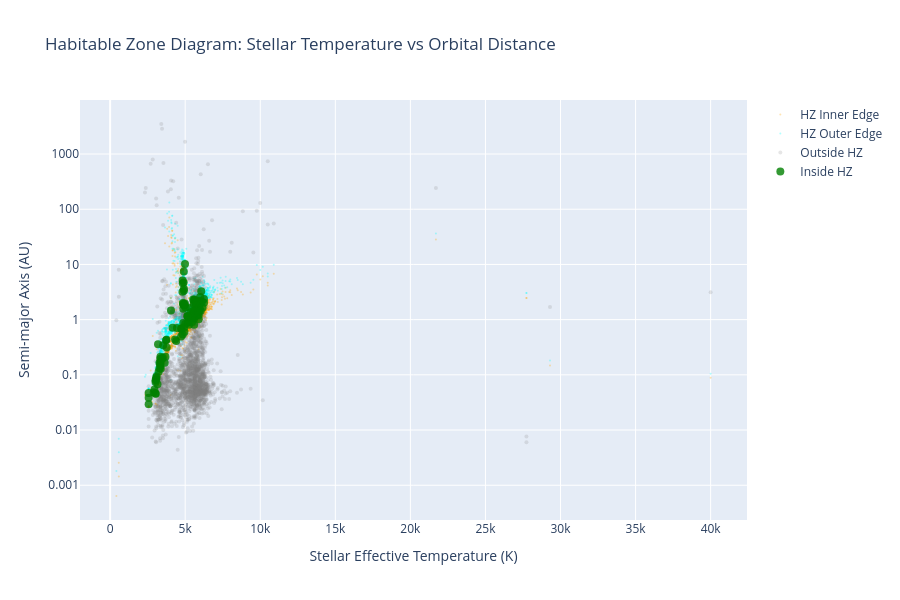

Notebook source saved alongside this figure:
### Code cell
# 4.4 Habitable Zone diagram
hz_data = df.dropna(subset=['pl_orbsmax', 'st_teff', 'hz_inner', 'hz_outer'])

fig = go.Figure()

fig.add_trace(go.Scatter(
    x=hz_data['st_teff'], y=hz_data['hz_inner'],
    mode='markers', marker=dict(size=2, color='orange', opacity=0.3),
    name='HZ Inner Edge'
))
fig.add_trace(go.Scatter(
    x=hz_data['st_teff'], y=hz_data['hz_outer'],
    mode='markers', marker=dict(size=2, color='cyan', opacity=0.3),
    name='HZ Outer Edge'
))

in_hz = hz_data[hz_data['in_hz'] == 1]
out_hz = hz_data[hz_data['in_hz'] == 0]

fig.add_trace(go.Scatter(
    x=out_hz['st_teff'], y=out_hz['pl_orbsmax'],
    mode='markers', marker=dict(size=4, color='gray', opacity=0.2),
    name='Outside HZ', text=out_hz['pl_name']
))
fig.add_trace(go.Scatter(
    x=in_hz['st_teff'], y=in_hz['pl_orbsmax'],
    mode='markers', marker=dict(size=8, color='green', opacity=0.8),
    name='Inside HZ', text=in_hz['pl_name']
))

fig.update_layout(
    title='Habitable Zone Diagram: Stellar Temperature vs Orbital Distance',
    xaxis_title='Stellar Effective Temperature (K)',
    yaxis_title='Semi-major Axis (AU)',
    yaxis_type='log',
    width=900, height=600,
)
fig.show()

### Figure 1 — Plotly figure (JSON) as saved in the notebook; plotly's stock layout.template omitted (floating-point values rounded to 4 significant figures; data arrays with more than 128 entries replaced by an {"elided": "..."} marker saying what was removed)
{"data": [{"marker": {"color": "orange", "opacity": 0.3, "size": 2}, "mode": "markers", "name": "HZ Inner Edge", "type": "scatter", "x": {"elided": "2542 float values"}, "y": {"elided": "2542 float values"}}, {"marker": {"color": "cyan", "opacity": 0.3, "size": 2}, "mode": "markers", "name": "HZ Outer Edge", "type": "scatter", "x": {"elided": "2542 float values"}, "y": {"elided": "2542 float values"}}, {"marker": {"color": "gray", "opacity": 0.2, "size": 4}, "mode": "markers", "name": "Outside HZ", "text": {"elided": "2425 str values"}, "type": "scatter", "x": {"elided": "2425 float values"}, "y": {"elided": "2425 float values"}}, {"marker": {"color": "green", "opacity": 0.8, "size": 8}, "mode": "markers", "name": "Inside HZ", "text": ["16 Cyg B b", "47 UMa b", "BD-08 2823 c", "HD 10180 g", "HD 114783 b", "HD 131496 b", "HD 137388 b", "HD 141937 b", "HD 147513 b", "HD 152581 b", "HD 155358 c", "HD 159868 b", "HD 187085 b", "HD 18742 b", "HD 188015 b", "HD 196885 A b", "HD 200964 c", "HD 2039 b", "HD 20782 b", "HD 210277 b", "HD 216435 b", "HD 218566 b", "HD 222582 b", "HD 28185 b", "HD 30856 b", "HD 34445 b", "HD 38801 b", "HD 45350 b", "HD 45364 c", "HD 48265 b", "HD 5319 b", "HD 65216 b", "GJ 1148 b", "HIP 79431 b", "HD 219415 b", "HD 4732 c", "HD 40307 g", "BD-06 1339 c", "Kepler-68 d", "GJ 667 C e", "GJ 667 C f", "HD 13908 c", "HIP 67851 c", "HD 5319 c", "HD 564 b", "HD 1605 c", "alf Tau b", "WASP-41 c", "HD 12648 b", "Kepler-454 c", "HIP 109384 b", "HD 221585 b", "Proxima Cen b", "HD 133131 A b", "HD 9174 b", "HD 128356 b", "HD 165155 b", "TRAPPIST-1 e", "TRAPPIST-1 f", "TRAPPIST-1 g", "HD 17674 b", "GJ 3293 d", "Kepler-150 f", "LHS 1140 b", "HD 34445 f", "HD 95089 c", "HD 72490 b", "K2-288 B b", "HD 210193 b", "HD 180617 b", "Teegarden's Star c", "GJ 357 d", "GJ 180 c", "GJ 682 b", "GJ 1061 d", "BD+45 564 b", "HD 331093 b", "HD 24040 c", "HD 27969 b", "HD 109286 b", "HD 137496 c", "Kepler-1708 b", "TOI-1227 b", "GJ 514 b", "HD 103891 b", "TOI-715 b", "TOI-904 c", "Kepler-553 c", "Kepler-16 b", "KIC 3526061 b", "GJ 1002 b", "GJ 1002 c", "TOI-1288 c", "TOI-1669 b", "Wolf 1069 b", "K2-312 c", "TOI-6478 b", "HN Lib b", "TOI-4600 c", "TOI-199 c", "TOI-1736 c", "HD 154391 b", "HD 20794 f", "TOI-2295 c", "GJ 2126 b", "HD 87816 c", "BEBOP-3 b", "55 Cnc B c", "GJ 251 c", "GJ 887 d", "Kepler-1652 b", "Kepler-22 b", "Kepler-62 f", "Kepler-186 f", "Kepler-442 b", "Kepler-443 b", "Kepler-1704 b"], "type": "scatter", "x": [5750.0, 5872.0, 4746.0, 5911.0, 5135.0, 4846.0, 5181.0, 5870.0, 5883.0, 5027.0, 5900.0, 5534.0, 6117.0, 4940.0, 5746.0, 6254.0, 4982.0, 5945.0, 5782.0, 5538.0, 5999.0, 4730.0, 5790.0, 5602.0, 4895.0, 5879.0, 5338.0, 5566.0, 5466.0, 5733.0, 4871.0, 5612.0, 3287.0, 3191.0, 4820.0, 4898.0, 4956.0, 4324.0, 5847.0, 3350.0, 3350.0, 6255.0, 4840.0, 4871.0, 5902.0, 4915.0, 4055.0, 5545.0, 4835.0, 5687.0, 5180.0, 5620.0, 2900.0, 5799.0, 5577.0, 4875.0, 5426.0, 2566.0, 2566.0, 2566.0, 5904.0, 3466.0, 5528.0, 3096.0, 5836.0, 4918.0, 4934.0, 3341.0, 5790.0, 3534.0, 3034.0, 3505.0, 3371.0, 3028.0, 2953.0, 5004.0, 5544.0, 5776.0, 5966.0, 5694.0, 5799.0, 6157.0, 3072.0, 3728.0, 6072.0, 3075.0, 3770.0, 5191.0, 4450.0, 4829.0, 3024.0, 3024.0, 5388.0, 5497.0, 3158.0, 5959.0, 3230.0, 3347.0, 5170.0, 5255.0, 5636.0, 4909.0, 5368.0, 5730.0, 4159.0, 4989.0, 6033.0, 3286.0, 3342.0, 3688.0, 3638.0, 5596.0, 4925.0, 3755.0, 4402.0, 4723.0, 5746.0], "y": [1.66, 2.1, 0.68, 1.427, 1.16, 2.01, 0.89, 1.5, 1.32, 1.66, 1.02, 2.32, 2.1, 1.82, 1.203, 2.37, 1.96, 2.2, 1.365, 1.13, 2.56, 0.69, 1.34, 1.034, 1.85, 2.07, 1.623, 1.92, 0.902, 1.814, 1.57, 1.301, 0.166, 0.36, 3.2, 4.725, 0.6, 0.435, 1.469, 0.213, 0.156, 2.03, 4.55, 1.93, 1.2, 3.584, 1.46, 1.07, 0.54, 1.287, 1.134, 2.306, 0.04848, 1.44, 2.2, 0.87, 1.13, 0.02925, 0.03849, 0.04683, 1.42, 0.1939, 1.24, 0.0946, 1.543, 3.33, 1.88, 0.164, 1.487, 0.343, 0.0455, 0.204, 0.129, 0.08, 0.054, 0.83, 1.44, 1.3, 1.552, 1.259, 1.216, 1.64, 0.0886, 0.422, 3.27, 0.083, 0.312, 0.898, 0.7048, 5.14, 0.0457, 0.0738, 1.07, 1.27, 0.0672, 1.961, 0.1136, 0.1417, 1.152, 0.807, 1.37, 7.46, 1.354, 2.018, 0.71, 10.14, 1.444, 0.13, 0.196, 0.212, 0.1654, 0.812, 0.718, 0.432, 0.409, 0.495, 2.027]}], "layout": {"height": 600, "title": {"text": "Habitable Zone Diagram: Stellar Temperature vs Orbital Distance"}, "width": 900, "xaxis": {"title": {"text": "Stellar Effective Temperature (K)"}}, "yaxis": {"title": {"text": "Semi-major Axis (AU)"}, "type": "log"}}}
